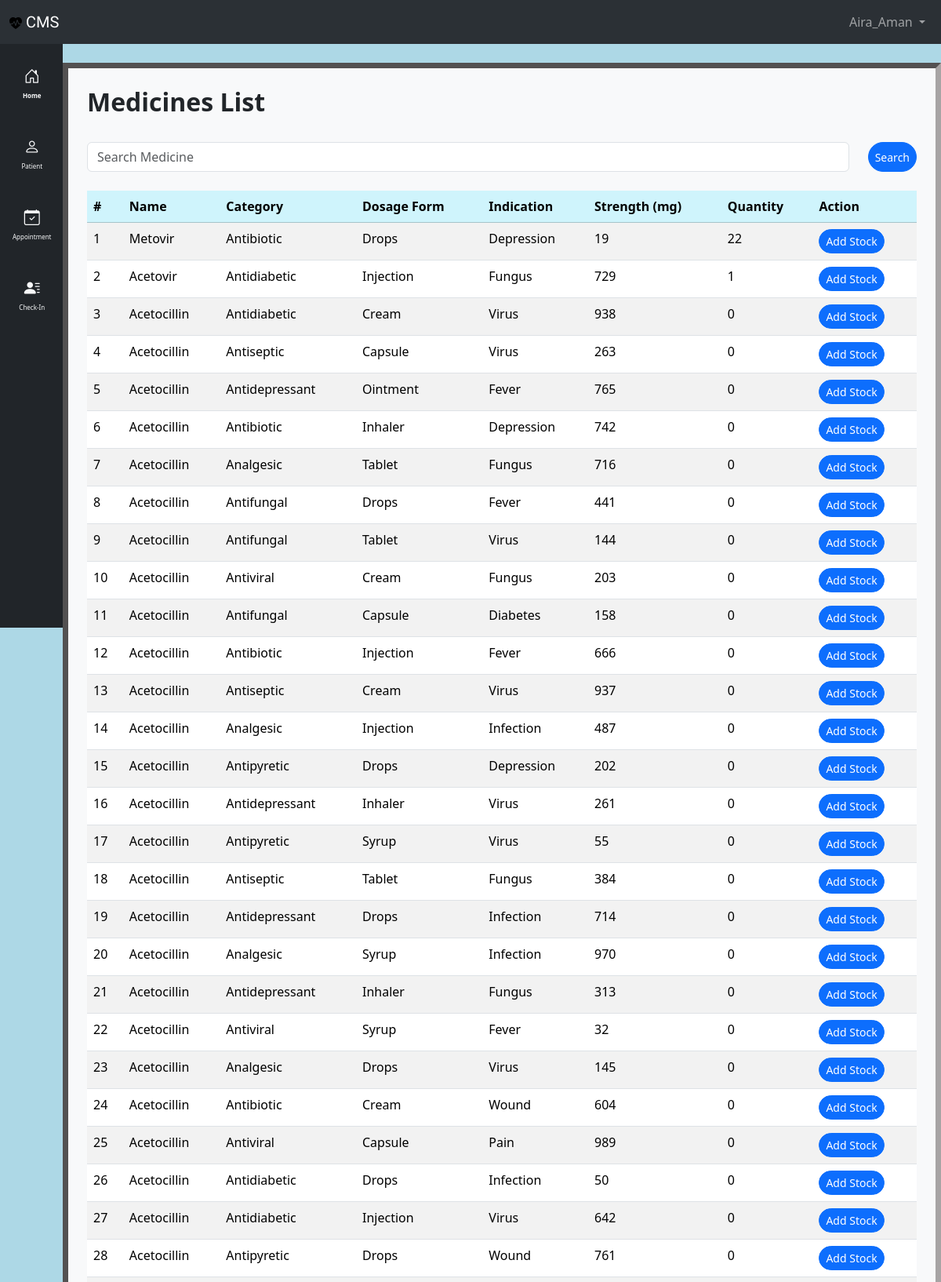
/inventory_list/ (signed in, upper part), run on the app's committed database.
### clinic/models.py (models this page shows, shortened)
class Medicine(models.Model):
    name = models.CharField(max_length=50)
    category = models.CharField(max_length=50)
    dosage_form = models.CharField(max_length=50)
    indication = models.CharField(max_length=50)
    strength = models.IntegerField(default=1)  # in mg
    quantity_in_stock = models.IntegerField(default=0)

### clinic/views.py (the view)
# urls.py: path("inventory_list/", views.inventory_list, name="inventory_list"),
@login_required
def inventory_list(request):
    query = request.GET.get("search", "")
    if query:
        medicines = Medicine.objects.filter(
            Q(name__icontains=query) | Q(category__icontains=query)
        ).order_by(
            "-quantity_in_stock", "name"
        )  # Descending order for quantity
    else:
        medicines = Medicine.objects.order_by(
            "-quantity_in_stock", "name"
        )  # Descending order for quantity
    paginator = Paginator(medicines, 50)
    page_number = request.GET.get("page")
    medicines_page = paginator.get_page(page_number)
    context = {
        "medicines": medicines_page,
        "title": "Inventory List",
    }
    return render(request, "clinic/inventory_list.html", context)

### clinic/templates/clinic/inventory_list.html (shortened to what this page needs)
{% extends "clinic/base.html" %}
{% block main %}
<div class="container mt-4">
    <div class="d-flex justify-content-between align-items-center mb-3">
        <h2 class="fw-bold">Medicines List</h2>
    </div>
    <div class="container-flex mt-4 pb-4">
        <form method="GET" class="d-flex">
            <input type="text" name="search" value="{{ request.GET.search }}" placeholder="Search Medicine"
                class="form-control me-4" />
            <button type="submit" class="btn btn-sm btn-primary rounded-pill">Search</button>
        </form>
    </div>
    <table class="table table-striped">
        <thead>
            <tr class="table-info">
                <th>#</th>
                <th>Name</th>
                <th>Category</th>
                <th>Dosage Form</th>
                <th>Indication</th>
                <th>Strength (mg)</th>
                <th>Quantity</th>
                <th>Action</th>
            </tr>
        </thead>
        <tbody>
            {% for med in medicines %}
            <tr {% if not med.quantity_in_stock %} style="color: red;" {% endif %}>
                <td>{{ forloop.counter }}</td>
                <td>{{ med.name }}</td>
                <td>{{ med.category }}</td>
                <td>{{ med.dosage_form }}</td>
                <td>{{ med.indication }}</td>
                <td>{{ med.strength }}</td>
                <td>{{ med.quantity_in_stock }}</td>
                <td>
                    <a class="btn rounded-pill btn-primary btn-sm" href="{% url 'clinic:add_stock' med.pk %}"
                        role="button">
                        Add Stock
                    </a>
                </td>
            </tr>
            {% empty %}
            <tr>
                <td colspan="8" class="text-center"><em>No medicines found.</em></td>
            </tr>
            {% endfor %}
        </tbody>
    </table>
</div>
{% endblock %}

### clinic/templates/clinic/nav.html (shortened to what this page needs)
{% load static %}
<nav class="navbar bg-dark navbar-expand-lg bg-body-tertiary" data-bs-theme="dark">
    <div class="container-fluid">
        <a class="navbar-brand main-header-title" href="{% url 'clinic:home' %}"><img
                src="{% static 'clinic/main-logo.svg' %}" alt="logo">
            CMS
        </a>
        <div class="collapse navbar-collapse" id="navbarSupportedContent">
            <ul class="navbar-nav mb-2 mb-lg-0 ms-auto">
                <li class="nav-item dropdown">
                    <a class="nav-link dropdown-toggle" href="#" role="button" data-bs-toggle="dropdown"
                        aria-expanded="false">
                        {{ user.username|title }}
                    </a>
                </li>
            </ul>
        </div>
    </div>
</nav>

### clinic/templates/clinic/head.html (style rules this page uses)
.main-header-title { font-family: "Roboto Condensed", sans-serif; }

### data on the page
Medicine: name "Acetocillin", category "Antidiabetic", dosage_form "Cream", indication "Virus", strength "938", quantity_in_stock "0"
Medicine: name "Acetocillin", category "Antiseptic", dosage_form "Capsule", indication "Virus", strength "263", quantity_in_stock "0"
Medicine: name "Acetocillin", category "Antidepressant", dosage_form "Ointment", indication "Fever", strength "765", quantity_in_stock "0"
Medicine: name "Acetocillin", category "Antibiotic", dosage_form "Inhaler", indication "Depression", strength "742", quantity_in_stock "0"
Medicine: name "Acetocillin", category "Analgesic", dosage_form "Tablet", indication "Fungus", strength "716", quantity_in_stock "0"
Medicine: name "Acetocillin", category "Antifungal", dosage_form "Drops", indication "Fever", strength "441", quantity_in_stock "0"
Medicine: name "Acetocillin", category "Antifungal", dosage_form "Tablet", indication "Virus", strength "144", quantity_in_stock "0"
Medicine: name "Acetocillin", category "Antiviral", dosage_form "Cream", indication "Fungus", strength "203", quantity_in_stock "0"
Medicine: name "Acetocillin", category "Antifungal", dosage_form "Capsule", indication "Diabetes", strength "158", quantity_in_stock "0"
Medicine: name "Acetocillin", category "Antibiotic", dosage_form "Injection", indication "Fever", strength "666", quantity_in_stock "0"
Medicine: name "Acetocillin", category "Antiseptic", dosage_form "Cream", indication "Virus", strength "937", quantity_in_stock "0"
Medicine: name "Acetocillin", category "Analgesic", dosage_form "Injection", indication "Infection", strength "487", quantity_in_stock "0"
Medicine: name "Acetocillin", category "Antipyretic", dosage_form "Drops", indication "Depression", strength "202", quantity_in_stock "0"
Medicine: name "Acetocillin", category "Antidepressant", dosage_form "Inhaler", indication "Virus", strength "261", quantity_in_stock "0"
Medicine: name "Acetocillin", category "Antipyretic", dosage_form "Syrup", indication "Virus", strength "55", quantity_in_stock "0"
Medicine: name "Acetocillin", category "Antiseptic", dosage_form "Tablet", indication "Fungus", strength "384", quantity_in_stock "0"
Medicine: name "Acetocillin", category "Antidepressant", dosage_form "Drops", indication "Infection", strength "714", quantity_in_stock "0"
Medicine: name "Acetocillin", category "Analgesic", dosage_form "Syrup", indication "Infection", strength "970", quantity_in_stock "0"
Medicine: name "Acetocillin", category "Antidepressant", dosage_form "Inhaler", indication "Fungus", strength "313", quantity_in_stock "0"
Medicine: name "Acetocillin", category "Antiviral", dosage_form "Syrup", indication "Fever", strength "32", quantity_in_stock "0"
Medicine: name "Acetocillin", category "Analgesic", dosage_form "Drops", indication "Virus", strength "145", quantity_in_stock "0"
Medicine: name "Acetocillin", category "Antibiotic", dosage_form "Cream", indication "Wound", strength "604", quantity_in_stock "0"
Medicine: name "Acetocillin", category "Antiviral", dosage_form "Capsule", indication "Pain", strength "989", quantity_in_stock "0"
Medicine: name "Acetocillin", category "Antidiabetic", dosage_form "Drops", indication "Infection", strength "50", quantity_in_stock "0"
Medicine: name "Acetocillin", category "Antidiabetic", dosage_form "Injection", indication "Virus", strength "642", quantity_in_stock "0"
Medicine: name "Acetocillin", category "Antipyretic", dosage_form "Drops", indication "Wound", strength "761", quantity_in_stock "0"

### other printed values
{{ user.username|title }} "Aira_Aman"
